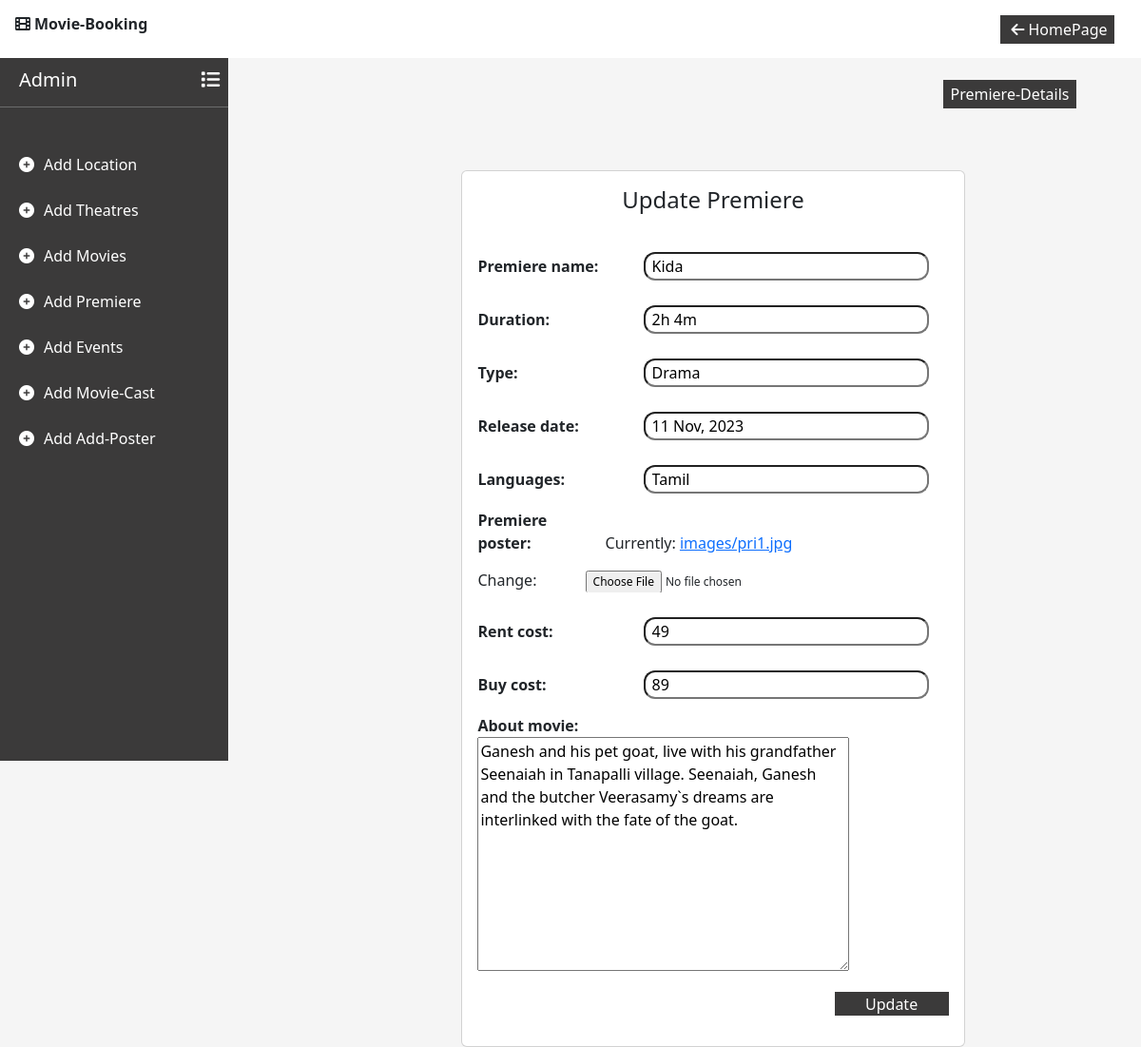
The page /editpremiere/1/ on the database its author committed.
### movie/models.py (models this page shows)
class Premium_Movie(models.Model):
    premiere_name = models.CharField(max_length=50)
    duration = models.CharField(max_length=10)
    type = models.CharField(max_length=100)
    release_date = models.CharField(max_length=20)
    languages = models.CharField(max_length=50)
    premiere_poster = models.ImageField(upload_to='images')
    rent_cost = models.IntegerField()
    buy_cost = models.IntegerField()
    about_movie = models.TextField(max_length=500)

### movie/views.py (the view, shortened to what this page needs)
# urls.py: path('editpremiere/<int:id>/',views.editPremiere),
def editPremiere(request,id):
    context={}
    premiere = Premium_Movie.objects.get(id=id)
    context['form'] = Premium_MovieForm(request.POST or None, instance=premiere)
    context['error']=''
    context['premiere']=premiere
    context['btval'] = 'Update'
    return render(request,'addPremiere.html',context)

### movie/forms.py
class Premium_MovieForm(forms.ModelForm):
    class Meta:
        model = Premium_Movie
        fields = '__all__'

### movie/templates/addPremiere.html (shortened to what this page needs)
<!DOCTYPE html>
<html lang="en">
<head>
    <link href="https://cdn.jsdelivr.net/npm/bootstrap@5.3.2/dist/css/bootstrap.min.css" rel="stylesheet">
    <link rel="stylesheet" href="https://cdnjs.cloudflare.com/ajax/libs/font-awesome/6.0.0/css/all.min.css">
</head>
<body>
    <nav class="navbar navbar-expand-lg d-flex flex-row bg-white fixed-top">
        <div class="container-fluid justify-content-start">
            <p class="fonticon"><i class="fa-solid fa-film mx-1"></i>Movie-Booking</p>
        </div>
        <div class="container-fluid justify-content-end mx-3">
            <button type="button" id="logbtn" onclick="back()"><i class="fa-solid fa-arrow-left mx-1"></i>HomePage</button>
        </div>
    </nav>
    <div class="sidebar">
        <div class="sidebar-content">
            <h5 class="admin">Admin<i class="fa-solid fa-list"></i></h5><hr>
        </div>
        <P class="links"><i class="fa-solid fa-circle-plus"></i><a href="/addLocation/" class="addlink">Add Location</a></P>
        <P class="links"><i class="fa-solid fa-circle-plus"></i><a href="/addTheatre/" class="addlink">Add Theatres</a></P>
        <P class="links"><i class="fa-solid fa-circle-plus"></i><a href="/addMovies/" class="addlink">Add Movies</a></P>
        <P class="links"><i class="fa-solid fa-circle-plus"></i><a href="/addPremiere/" class="addlink">Add Premiere</a></P>
        <P class="links"><i class="fa-solid fa-circle-plus"></i><a href="/addEvents/" class="addlink">Add Events</a></P>
        <P class="links"><i class="fa-solid fa-circle-plus"></i><a href="/addCast/" class="addlink">Add Movie-Cast</a></P>
        <P class="links"><i class="fa-solid fa-circle-plus"></i><a href="/addPoster/" class="addlink">Add Add-Poster</a></P>
    </div>
    <div class="content">
        <div class="detailsbtn">
            <button type="button" class="details mx-2" onclick="premiereDetails()">Premiere-Details</button>
        </div>
        <div class="container d-flex align-items-center justify-content-center vh-100">
            <div class="card">
                <div class="card-body">
                    <div>
                        <h4> {% if not btval %} Add Premiere {%else%} Update Premiere {% endif %}</h4>
                    </div>
                    <form  enctype="multipart/form-data" action="" method="post" onsubmit="updatemessage('{{btval}}')">
                        {{form.as_p}}
                        <div class="add">
                            <button type="submit" class="addbtn">{% if btval %} Update {%else%} Add Premiere {% endif %}</button>
                        </div>
                    </form>
                </div>
            </div>
        </div>
    </div>
</body>
</html>

### movie/templates/addPremiere.html (style rules this page uses)
body { background-color: whitesmoke; }
#logbtn { border: none; background-color: rgb(59, 58, 58); color: white; width: 120px; height: 30px; }
.sidebar { width: 20%; background-color: rgb(59, 58, 58); color: white; height: 100vh; position: fixed; display: flex; flex-direction: column; }
.sidebar-content { padding-top: 30%; }
.admin { margin-left: 20px }
.fa-solid.fa-list { margin-left: 130px; }
hr { margin-bottom: 20%; }
.fonticon { font-weight: 700; margin-top: 5px; }
.addlink { color: white; text-decoration: none; margin-left: 10px; }
.fa-solid.fa-circle-plus { margin-left: 20px; }
.links { margin-bottom: 10%; }
.content { width: 65%; margin-top: 20%; margin-left: 30%; position: absolute; }
label { font-weight: 700; width: 130px; }
input { width: 300px; height: 30px; margin-top: 10px; margin-left:40px; padding: 7px; border-radius: 12px; }
input[type="file"] { width: 300px; height: 30px; margin-top: 10px; margin-left:40px; padding: 7px; border-radius: 12px; font-size: 12px; }
.addbtn { width: 120px; height: 25px; border: none; background-color: rgb(59, 58, 58); color: white; }
.add { text-align: end; }
.card { width: 70%; }
h4 { text-align: center; margin-bottom: 30px; }
.details { border: none; background-color: rgb(59, 58, 58); color: white; width: 140px; height: 30px; position: absolute; }
.detailsbtn { margin-top: -20%; margin-left: 80%; position: absolute; }

### rows shown on the page
Premium_Movie: premiere_name "Kida", duration "2h 4m", type "Drama", release_date "11 Nov, 2023", languages "Tamil", rent_cost "49", buy_cost "89", about_movie "Ganesh and his pet goat, live with his grandfather Seenaiah in Tanapalli village. Seenaiah, Ganesh and the butcher Veerasamy`s dreams are interlinked with the fate of the goat."
